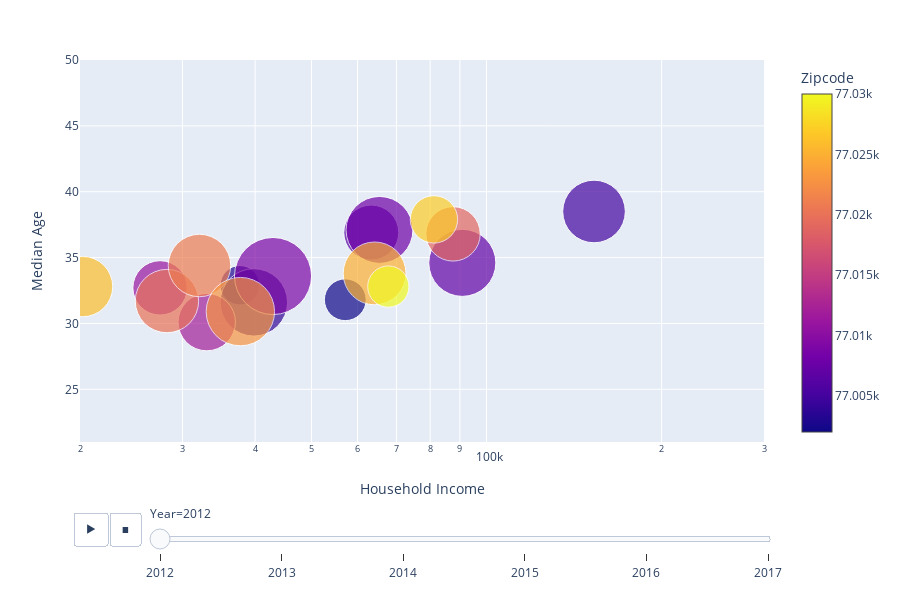

The notebook cell saved with this chart:
### Code cell
px.scatter(census_df, x="Household Income", y="Median Age", animation_frame="Year", animation_group="Zipcode",
           size="Population", color="Zipcode", hover_name="Zipcode",
           log_x=True, size_max=55, range_x=[20000,300000], range_y=[21,50])

### Figure 1 — Plotly figure (JSON) as saved in the notebook; plotly's stock layout.template omitted (floating-point values rounded to 4 significant figures)
{"data": [{"hoverlabel": {"namelength": 0}, "hovertemplate": "<b>%{hovertext}</b><br><br>Year=2012<br>Household Income=%{x}<br>Median Age=%{y}<br>Population=%{marker.size}<br>Zipcode=%{marker.color}", "hovertext": [77002, 77003, 77004, 77005, 77006, 77007, 77008, 77009, 77010, 77011, 77012, 77019, 77020, 77021, 77023, 77025, 77026, 77027, 77030], "ids": [77002, 77003, 77004, 77005, 77006, 77007, 77008, 77009, 77010, 77011, 77012, 77019, 77020, 77021, 77023, 77025, 77026, 77027, 77030], "legendgroup": "", "marker": {"color": [77002, 77003, 77004, 77005, 77006, 77007, 77008, 77009, 77010, 77011, 77012, 77019, 77020, 77021, 77023, 77025, 77026, 77027, 77030], "coloraxis": "coloraxis", "size": [11473, 10215, 29853, 25740, 19856, 29545, 29424, 39050, 342, 19396, 21619, 19450, 26381, 25640, 30696, 25935, 23963, 14745, 11184], "sizemode": "area", "sizeref": 13.13, "symbol": "circle"}, "mode": "markers", "name": "", "showlegend": false, "type": "scatter", "x": [57165, 37664, 39804, 153041, 63360, 90860, 65457, 42944, 149444, 27458, 33035, 87582, 28217, 32096, 37735, 64202, 20200, 81202, 67790], "xaxis": "x", "y": [31.8, 32.9, 31.6, 38.5, 36.9, 34.6, 37.1, 33.6, 50.6, 32.7, 30.1, 36.8, 31.7, 34.4, 30.9, 33.8, 32.8, 37.9, 32.8], "yaxis": "y"}], "layout": {"coloraxis": {"colorbar": {"title": {"text": "Zipcode"}}, "colorscale": [[0, "#0d0887"], [0.1111, "#46039f"], [0.2222, "#7201a8"], [0.3333, "#9c179e"], [0.4444, "#bd3786"], [0.5556, "#d8576b"], [0.6667, "#ed7953"], [0.7778, "#fb9f3a"], [0.8889, "#fdca26"], [1, "#f0f921"]]}, "height": 600, "legend": {"itemsizing": "constant", "tracegroupgap": 0}, "margin": {"t": 60}, "sliders": [{"active": 0, "currentvalue": {"prefix": "Year="}, "len": 0.9, "pad": {"b": 10, "t": 60}, "steps": [{"args": [["2012"], {"frame": {"duration": 0, "redraw": false}, "fromcurrent": true, "mode": "immediate", "transition": {"duration": 0, "easing": "linear"}}], "label": "2012", "method": "animate"}, {"args": [["2013"], {"frame": {"duration": 0, "redraw": false}, "fromcurrent": true, "mode": "immediate", "transition": {"duration": 0, "easing": "linear"}}], "label": "2013", "method": "animate"}, {"args": [["2014"], {"frame": {"duration": 0, "redraw": false}, "fromcurrent": true, "mode": "immediate", "transition": {"duration": 0, "easing": "linear"}}], "label": "2014", "method": "animate"}, {"args": [["2015"], {"frame": {"duration": 0, "redraw": false}, "fromcurrent": true, "mode": "immediate", "transition": {"duration": 0, "easing": "linear"}}], "label": "2015", "method": "animate"}, {"args": [["2016"], {"frame": {"duration": 0, "redraw": false}, "fromcurrent": true, "mode": "immediate", "transition": {"duration": 0, "easing": "linear"}}], "label": "2016", "method": "animate"}, {"args": [["2017"], {"frame": {"duration": 0, "redraw": false}, "fromcurrent": true, "mode": "immediate", "transition": {"duration": 0, "easing": "linear"}}], "label": "2017", "method": "animate"}], "x": 0.1, "xanchor": "left", "y": 0, "yanchor": "top"}], "updatemenus": [{"buttons": [{"args": [null, {"frame": {"duration": 500, "redraw": false}, "fromcurrent": true, "mode": "immediate", "transition": {"duration": 500, "easing": "linear"}}], "label": "&#9654;", "method": "animate"}, {"args": [[null], {"frame": {"duration": 0, "redraw": false}, "fromcurrent": true, "mode": "immediate", "transition": {"duration": 0, "easing": "linear"}}], "label": "&#9724;", "method": "animate"}], "direction": "left", "pad": {"r": 10, "t": 70}, "showactive": false, "type": "buttons", "x": 0.1, "xanchor": "right", "y": 0, "yanchor": "top"}], "xaxis": {"anchor": "y", "domain": [0, 0.98], "range": [4.301, 5.477], "title": {"text": "Household Income"}, "type": "log"}, "yaxis": {"anchor": "x", "domain": [0, 1], "range": [21, 50], "title": {"text": "Median Age"}}}}
